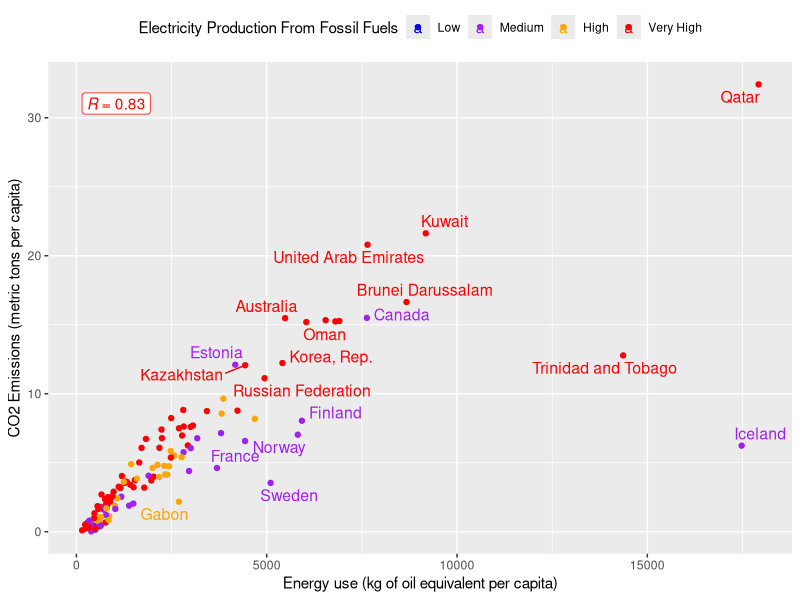
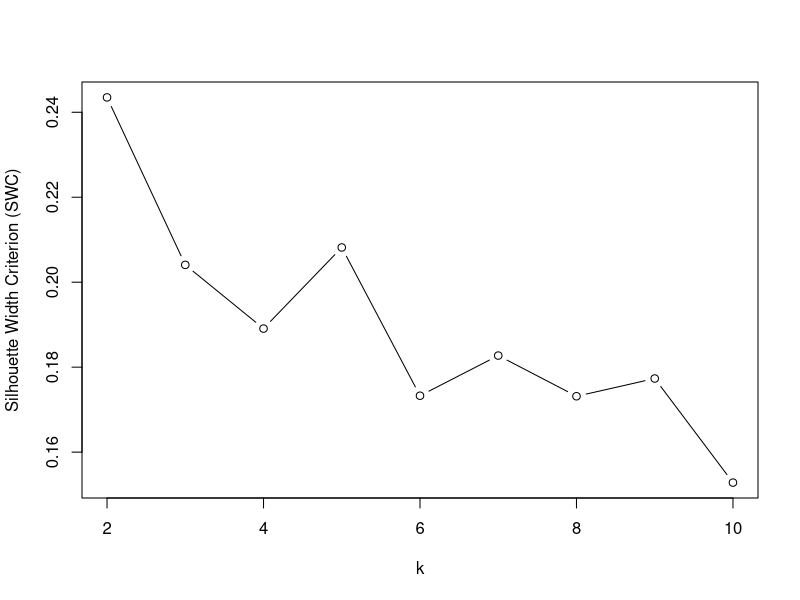
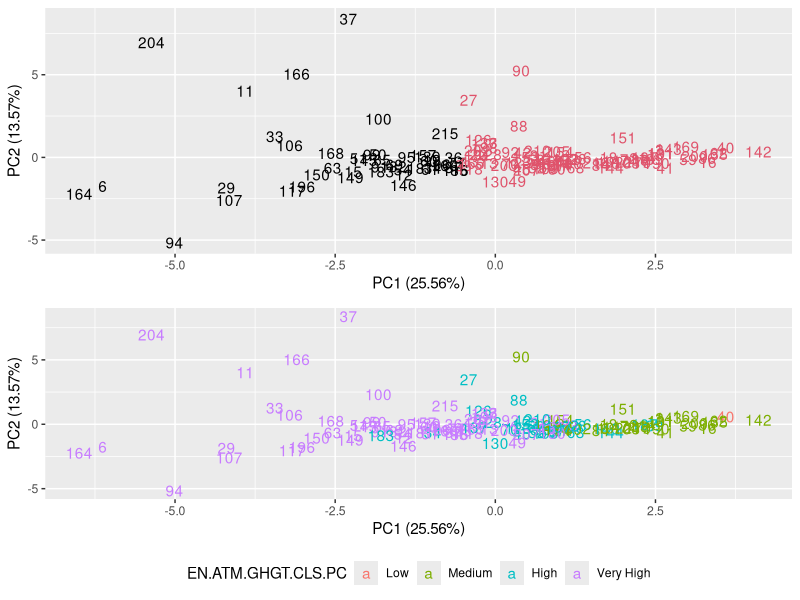
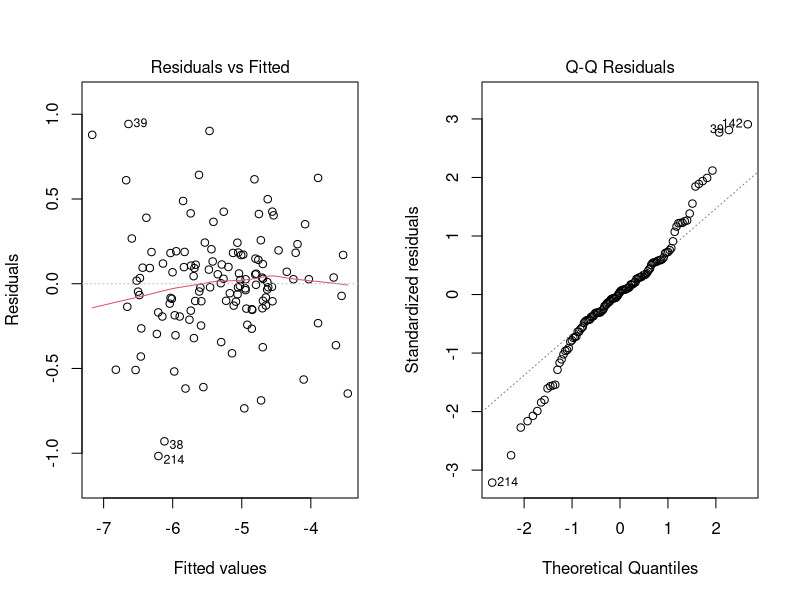
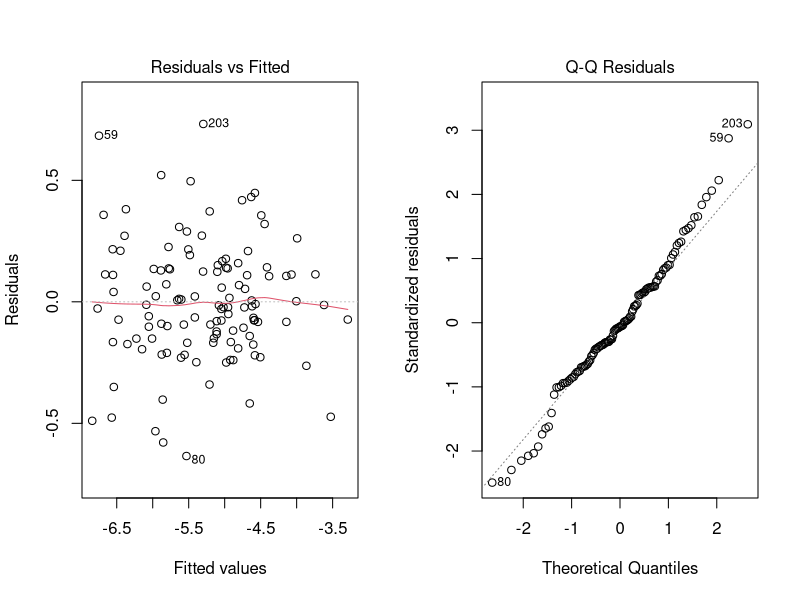
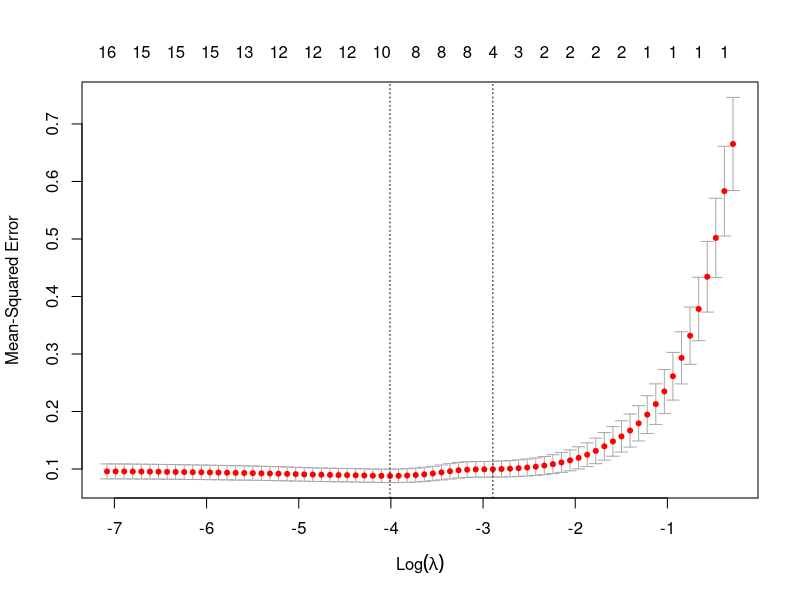
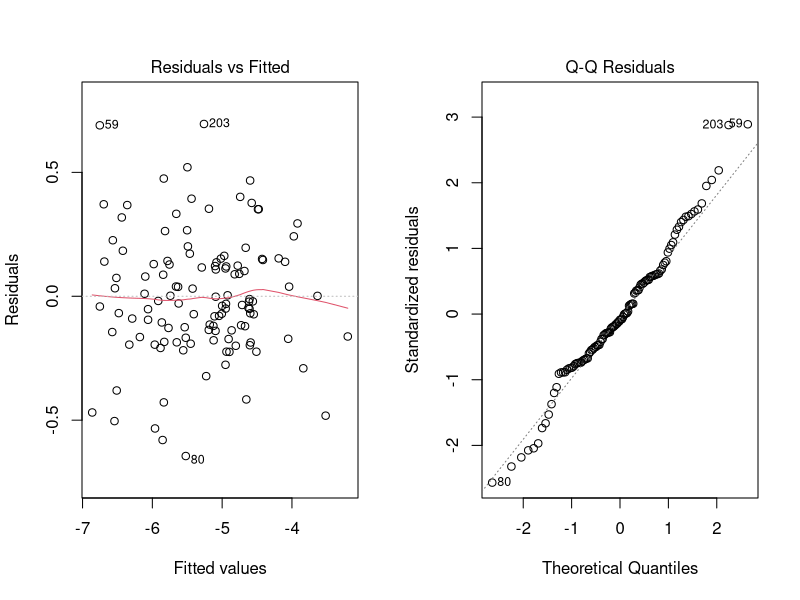

Generate these figures, in order, with R:
## ---- chunk 1
knitr::opts_chunk$set(echo = TRUE)
library(ggplot2)
library(ggpubr)
library(gridExtra)
library(ggrepel)
library(MASS)
library(ggfortify)
library(leaps)
library(glmnet)
library(dplyr)
library(plyr)
setwd("/media/engo/ENGO2TBSG/notes/GradCertDataScience/STAT6020/Assignment 4/")
wbcc <- read.csv("wbcc_bc.csv", stringsAsFactors=T)
## ---- chunk 2
keep_columns <- c("AG.LND.AGRI.K2", "AG.LND.FRST.K2", "AG.YLD.CREL.KG", 
                  "ER.H2O.FWTL.K3", "ER.LND.PTLD.ZS", 
                  "EG.ELC.ACCS.ZS", "EG.ELC.COAL.ZS", "EG.ELC.HYRO.ZS", 
                  "EG.ELC.NGAS.ZS", "EG.ELC.NUCL.ZS", "EG.ELC.PETR.ZS", 
                  "EG.ELC.RNWX.ZS",
                  "NV.AGR.TOTL.ZS", "IC.BUS.EASE.XQ", "BX.KLT.DINV.WD.GD.ZS", 
                  "EN.ATM.GHGT.KT.CE", 
                  "EG.USE.PCAP.KG.OE", "EG.USE.ELEC.KH.PC", "EG.ELC.RNEW.ZS",
                  "EN.ATM.CO2E.PC", "EN.ATM.CO2E.KT", "EN.ATM.GHGO.KT.CE",
                  "SP.POP.TOTL", 
                  "iso3c", "country")
wbcc_cln <- data.frame(wbcc[, keep_columns])
wbcc_cln <- na.omit(wbcc_cln)
## ---- chunk 3
# create variable for total greenhouse gas emissions per capita as kt of CO2 equivalent
wbcc_cln$EN.ATM.GHGT.KT.PC <- wbcc_cln$EN.ATM.GHGT.KT.CE/wbcc_cln$SP.POP.TOTL
# get the quantiles of EN.ATM.GHGT.KT.PC
q <- quantile(wbcc_cln$EN.ATM.GHGT.KT.PC, probs=seq(0, 1, 0.25))
# set to low, med, high or very high for 1st, 2nd , 3rd and 4th quantile respectively
wbcc_cln$EN.ATM.GHGT.CLS.PC <- ifelse(wbcc_cln$EN.ATM.GHGT.KT.PC <= q[1], 'Low', 
                                   ifelse(wbcc_cln$EN.ATM.GHGT.KT.PC <= q[2], 'Medium', 
                                          ifelse(wbcc_cln$EN.ATM.GHGT.KT.PC <= q[3], 'High', 'Very High')))
# convert new variable to factor
wbcc_cln$EN.ATM.GHGT.CLS.PC <- factor(wbcc_cln$EN.ATM.GHGT.CLS.PC, 
                                   levels=c("Low","Medium","High","Very High"))

# create variable for % of electricity generated by fossil fuels
EG.ELC.FOSS.PC <- round(apply(wbcc_cln[c('EG.ELC.COAL.ZS', 'EG.ELC.NGAS.ZS', 'EG.ELC.PETR.ZS')], 
                              1, FUN=sum), 8)
# get the quantiles of EG.ELC.FOSS.PC
q <- quantile(EG.ELC.FOSS.PC, probs=seq(0, 1, 0.25))
# set to low, med, high or very high for 1st, 2nd , 3rd and 4th quantile respectively
wbcc_cln$EG.ELC.FOSS.CLS <- ifelse(EG.ELC.FOSS.PC <= q[1], 'Low', 
                                   ifelse(EG.ELC.FOSS.PC <= q[2], 'Medium', 
                                          ifelse(EG.ELC.FOSS.PC <= q[3], 'High', 'Very High')))
# convert new variable to factor
wbcc_cln$EG.ELC.FOSS.CLS <- factor(wbcc_cln$EG.ELC.FOSS.CLS, 
                                   levels=c("Low","Medium","High","Very High"))
## ---- chunk 4
wbcc_cln$EG.USE.OTHR.KH.PC <- wbcc_cln$EG.USE.PCAP.KG.OE*11.63 - wbcc_cln$EG.USE.ELEC.KH.PC
wbcc_cln$EG.ELC.COAL.KH.PC <- wbcc_cln$EG.ELC.COAL.ZS * wbcc_cln$EG.USE.ELEC.KH.PC
wbcc_cln$EG.ELC.HYRO.KH.PC <- wbcc_cln$EG.ELC.HYRO.ZS * wbcc_cln$EG.USE.ELEC.KH.PC
wbcc_cln$EG.ELC.NGAS.KH.PC <- wbcc_cln$EG.ELC.NGAS.ZS * wbcc_cln$EG.USE.ELEC.KH.PC
wbcc_cln$EG.ELC.NUCL.KH.PC <- wbcc_cln$EG.ELC.NUCL.ZS * wbcc_cln$EG.USE.ELEC.KH.PC
wbcc_cln$EG.ELC.PETR.KH.PC <- wbcc_cln$EG.ELC.PETR.ZS * wbcc_cln$EG.USE.ELEC.KH.PC
wbcc_cln$EG.ELC.RNWX.KH.PC <- wbcc_cln$EG.ELC.RNWX.ZS * wbcc_cln$EG.USE.ELEC.KH.PC
wbcc_cln$EG.ELC.RNEW.KH.PC <- wbcc_cln$EG.ELC.RNWX.ZS + wbcc_cln$EG.ELC.HYRO.KH.PC
wbcc_cln$EG.ELC.FOSS.KH.PC <- wbcc_cln$EG.ELC.COAL.KH.PC + wbcc_cln$EG.ELC.NGAS.KH.PC + wbcc_cln$EG.ELC.PETR.KH.PC
## ---- chunk 5
iso3c_hl <- as.character(wbcc_cln[wbcc_cln$EG.USE.PCAP.KG.OE > 5000 | 
                                  wbcc_cln$EN.ATM.CO2E.PC > 10 | 
                                  (wbcc_cln$EG.USE.PCAP.KG.OE > 2500 & wbcc_cln$EN.ATM.CO2E.PC < 5),
                                  'iso3c'])

ggplot(wbcc_cln, aes(x=EG.USE.PCAP.KG.OE, y=EN.ATM.CO2E.PC, col=EG.ELC.FOSS.CLS)) + 
  geom_point(shape=19) + 
  stat_cor(aes(label=..r.label..), color="red", geom="label") +
  geom_text_repel(aes(label=ifelse(wbcc_cln$iso3c %in% iso3c_hl, 
                                   as.character(wbcc_cln$country), '')), 
                  size=4) + 
  xlab("Energy use (kg of oil equivalent per capita)") + 
  ylab("CO2 Emissions (metric tons per capita)") +
  labs(color='Electricity Production From Fossil Fuels') + 
  theme(legend.position="top", legend.box = "horizontal") +
  scale_color_manual(values=c("blue", "purple", "orange", "red"))
## ---- chunk 6
wbcc_cln[wbcc_cln$iso3c=='CAN', c('country','EG.ELC.RNEW.ZS')]
## ---- chunk 7
exp_cols <- c("AG.LND.AGRI.K2", "AG.LND.FRST.K2", "AG.YLD.CREL.KG", 
              "ER.H2O.FWTL.K3", "ER.LND.PTLD.ZS", 
              "EG.ELC.ACCS.ZS", "EG.ELC.COAL.KH.PC", "EG.ELC.HYRO.KH.PC", 
              "EG.ELC.NGAS.KH.PC", "EG.ELC.NUCL.KH.PC", "EG.ELC.PETR.KH.PC", 
              "EG.ELC.RNWX.KH.PC", "EG.USE.OTHR.KH.PC", 
              "NV.AGR.TOTL.ZS", "IC.BUS.EASE.XQ", "BX.KLT.DINV.WD.GD.ZS", 
              "EN.ATM.GHGT.KT.PC", "EN.ATM.GHGT.CLS.PC")
wbcc_exp <- data.frame(wbcc_cln[, exp_cols])

SWC <- function(clusterLabels, dataPoints) { 
  library(cluster)
  sil <- silhouette(x=clusterLabels, dist=dist(dataPoints))
  return(mean(sil[,3]))
}
silhouette <- rep(0, 10)
wbcc_exp.s <- scale(wbcc_exp[,1:17])
for(k in 2:10) { 
  km.out <- kmeans(x=wbcc_exp.s, centers=k, nstart=20)
  silhouette[k] <- SWC(clusterLabels=km.out$cluster, dataPoints=wbcc_exp.s)
}
plot(2:10, silhouette[2:10], xlab="k", ylab="Silhouette Width Criterion (SWC)", type="b")
km.out <- kmeans(x=wbcc_exp.s, centers=2, nstart=20)
## ---- chunk 8
PCA <- prcomp(wbcc_exp[,1:17], scale=T)
ap1 <- autoplot(PCA, data=wbcc_cln, loadings=F, loadings.label=F, scale=0, shape=F, colour=km.out$cluster)
ap2 <- autoplot(PCA, data=wbcc_exp, loadings=F, loadings.label=F, scale=0, shape=F, colour='EN.ATM.GHGT.CLS.PC') + 
theme(legend.position="bottom")
grid.arrange(ap1, ap2)
## ---- chunk 9
wbcc_cln.lm <- lm(log(EN.ATM.GHGT.KT.PC) ~ log(EG.USE.OTHR.KH.PC) + 
                    log(EG.ELC.COAL.KH.PC+1) + log(EG.ELC.NGAS.KH.PC+1) + 
                    log(EG.ELC.NUCL.KH.PC+1) + log(EG.ELC.HYRO.KH.PC+1) + 
                    log(EG.ELC.RNWX.KH.PC+1) + log(EG.ELC.PETR.KH.PC+1) + 
                    EG.ELC.ACCS.ZS + log(AG.LND.AGRI.K2+1) + log(AG.LND.FRST.K2+1) + 
                    AG.YLD.CREL.KG + NV.AGR.TOTL.ZS + I(1/ER.H2O.FWTL.K3) + 
                    ER.LND.PTLD.ZS + IC.BUS.EASE.XQ + BX.KLT.DINV.WD.GD.ZS,
                  data=wbcc_cln)
summary(wbcc_cln.lm)
## ---- chunk 10
par(mfrow=c(1,2))
plot(wbcc_cln.lm, which=1)
plot(wbcc_cln.lm, which=2)
par(mfrow=c(1,1))
## ---- chunk 11
wbcc_cln <- wbcc_cln[!(row.names(wbcc_cln) %in% c(196,38,94,214,29,68,183,39,142)),]
wbcc_cln.lm <- lm(log(EN.ATM.GHGT.KT.PC) ~ log(EG.USE.OTHR.KH.PC) + 
                    log(EG.ELC.COAL.KH.PC+1) + log(EG.ELC.NGAS.KH.PC+1) + 
                    log(EG.ELC.NUCL.KH.PC+1) + log(EG.ELC.HYRO.KH.PC+1) + 
                    log(EG.ELC.RNWX.KH.PC+1) + log(EG.ELC.PETR.KH.PC+1) + 
                    EG.ELC.ACCS.ZS + log(AG.LND.AGRI.K2+1) + log(AG.LND.FRST.K2+1) + 
                    AG.YLD.CREL.KG + NV.AGR.TOTL.ZS + I(1/ER.H2O.FWTL.K3) + 
                    ER.LND.PTLD.ZS + IC.BUS.EASE.XQ + BX.KLT.DINV.WD.GD.ZS,
                  data=wbcc_cln)
summary(wbcc_cln.lm)
## ---- chunk 12
par(mfrow=c(1,2))
plot(wbcc_cln.lm, which=1)
plot(wbcc_cln.lm, which=2)
par(mfrow=c(1,1))
## ---- chunk 13
wbcc_cln.X <- model.matrix(wbcc_cln.lm)
wbcc_cln.Y <- log(wbcc_cln$EN.ATM.GHGT.KT.PC)
wbcc_cln.lm.lasso = glmnet(wbcc_cln.X, wbcc_cln.Y, alpha=1)
wbcc_cln.lm.lasso.cv <- cv.glmnet(wbcc_cln.X, wbcc_cln.Y, alpha=1)
## ---- chunk 14
coef(wbcc_cln.lm.lasso.cv, s=(wbcc_cln.lm.lasso.cv$lambda.1se-wbcc_cln.lm.lasso.cv$lambda.min))
plot(wbcc_cln.lm.lasso.cv)
## ---- chunk 15
wbcc_cln.lm <- lm(log(EN.ATM.GHGT.KT.PC) ~ log(EG.USE.OTHR.KH.PC) + 
                    log(EG.ELC.COAL.KH.PC+1) + log(EG.ELC.NGAS.KH.PC+1) + 
                    log(EG.ELC.NUCL.KH.PC+1) + log(EG.ELC.HYRO.KH.PC+1) + 
                    log(EG.ELC.RNWX.KH.PC+1) + log(EG.ELC.PETR.KH.PC+1) + 
                    EG.ELC.ACCS.ZS + NV.AGR.TOTL.ZS + log(AG.LND.AGRI.K2+1),
                  data=wbcc_cln)
summary(wbcc_cln.lm)
## ---- chunk 16
par(mfrow=c(1,2))
rdp1 <- plot(wbcc_cln.lm, which=1)
rdp2 <- plot(wbcc_cln.lm, which=2)
par(mfrow=c(1,1))
## ---- chunk 17
wbcc <- read.csv("wbcc_bc.csv", stringsAsFactors=T)
# get a count of the number of missing values in each column
wbcc_na_count <- data.frame(sapply(wbcc, function(y) length(which(is.na(y)))))
# get the variable names
variables <- rownames(wbcc_na_count)
# get the counts
na_count <- wbcc_na_count$sapply.wbcc..function.y..length.which.is.na.y....
# create a data frame using the variable names and counts from above
wbcc_na_count <- data.frame(variables, na_count)
# sort them by count of missing value (desc)
wbcc_na_count_sorted <- wbcc_na_count[order(wbcc_na_count$na_count, decreasing=T),]
# show the variables with counts > 100
head(wbcc_na_count_sorted, 20)
## ---- chunk 18
print(wbcc_cln[,'country'])
